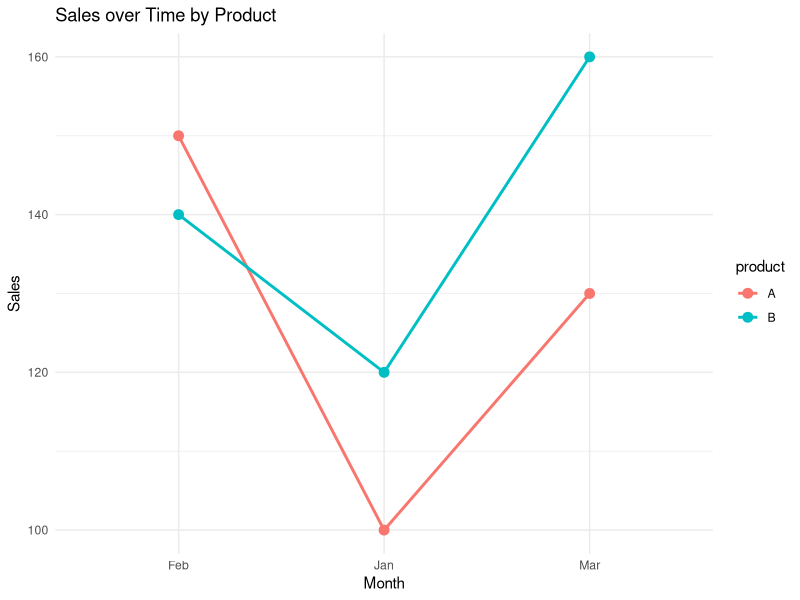

The R script that drew this image:
# Load necessary library
library(ggplot2)

# Create the dataset
month <- c("Jan", "Feb", "Mar", "Jan", "Feb", "Mar")
product <- c("A", "A", "A", "B", "B", "B")
sales <- c(100, 150, 130, 120, 140, 160)
data <- data.frame(month, product, sales)

# Create the spaghetti plot
ggplot(data, aes(x = month, y = sales, group = product, color = product)) +
  geom_line(size = 1) +
  geom_point(size = 3) +
  labs(title = "Sales over Time by Product", x = "Month", y = "Sales") +
  theme_minimal()
